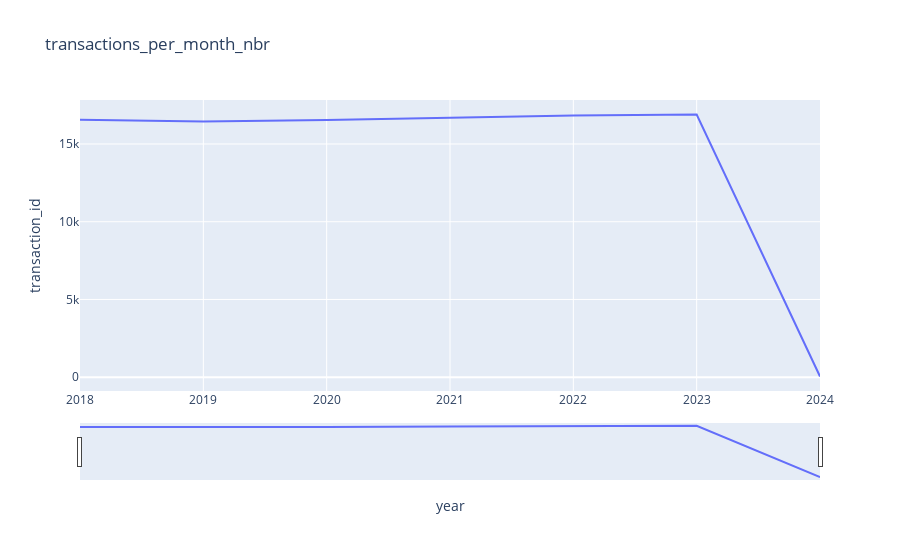

Here is the notebook cell this chart was saved with:
### Markdown cell above
Nombre de transaction par an

### Code cell
transactions_per_month_nbr = pd.DataFrame(transactions_copy.groupby("year").transaction_id.count()).reset_index()
fig = px.line(transactions_per_month_nbr, x='year', y='transaction_id', title='transactions_per_month_nbr')

fig.update_xaxes(rangeslider_visible=True)

### Figure 1 — Plotly figure (JSON) as saved in the notebook; plotly's stock layout.template omitted (floating-point values rounded to 4 significant figures)
{"data": [{"hovertemplate": "year=%{x}<br>transaction_id=%{y}<extra></extra>", "legendgroup": "", "line": {"color": "#636efa", "dash": "solid"}, "marker": {"symbol": "circle"}, "mode": "lines", "name": "", "orientation": "v", "showlegend": false, "type": "scatter", "x": [2018, 2019, 2020, 2021, 2022, 2023, 2024], "xaxis": "x", "y": [16554, 16450, 16541, 16685, 16827, 16895, 48], "yaxis": "y"}], "layout": {"legend": {"tracegroupgap": 0}, "title": {"text": "transactions_per_month_nbr"}, "xaxis": {"anchor": "y", "domain": [0, 1], "rangeslider": {"visible": true}, "title": {"text": "year"}}, "yaxis": {"anchor": "x", "domain": [0, 1], "title": {"text": "transaction_id"}}}}
